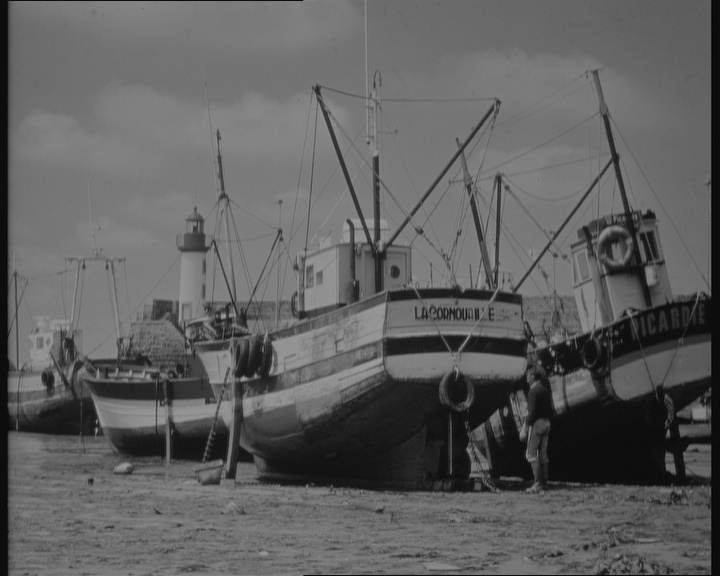
#> input picture Python/Ass1/Image1/log_transform/log_transformed.jpg, 720 x 576 px, found by its file name
$ python rgb.py
#> lines starting #> are read from the running program, lines starting #| are printed output that depends on the picture
import cv2
import numpy as np
import matplotlib.pyplot as plt

# Create a 0 to 255 freqMap, where index = intensity level & freq[index] = freq of pixels
def createMap(intMap):
    freqMap = [0]*256
    for row in intMap:
        for val in row:
            freqMap[val] += 1
    return freqMap

# Step 1: Read the image
# image_path = '../assets/ass1/boats.bmp'  # original
image_path = './log_transform/log_transformed.jpg'  # log transformed c =1
# [5 lines of commented-out code are left out]

image = cv2.imread(image_path)
#> image is the input picture: shape (576, 720, 3); min 3, max 159, mean 95.4
print(image.shape)
#| (576, 720, 3)

# Convert the image from BGR to RGB
image_rgb = cv2.cvtColor(image, cv2.COLOR_BGR2RGB)
red_channel = image_rgb[:, :, 0]  # Red channel (0 for Red in RGB image)
green_channel = image_rgb[:, :, 1]  # Green channel (1 for Green in RGB image)
blue_channel = image_rgb[:, :, 2]  # Blue channel (2 for Blue in RGB image)

r_hist = createMap(red_channel)
#> after the loop in createMap, `for row in intMap:`: freqMap = 256 values, max 12918 at index 122, min 0 at index 0, mean 1620
#> r_hist has the same summary as freqMap in createMap
g_hist = createMap(green_channel)
#> g_hist has the same summary as freqMap in createMap
b_hist = createMap(blue_channel)
#> b_hist has the same summary as freqMap in createMap

# Create a figure with subplots
fig, axs = plt.subplots(2, 3, figsize=(14, 10))

# Display the RGB image
# axs[0, 0].imshow(image_rgb)
# axs[0, 0].set_title("RGB Image")
# axs[0, 0].axis('off')

# Plot the histograms as bars
axs[1,0].bar(range(256), r_hist, color='red', alpha=0.6, label='Red Channel')
axs[1, 1].bar(range(256), g_hist, color='green', alpha=0.6, label='Green Channel')
axs[1, 2].bar(range(256), b_hist, color='blue', alpha=0.6, label='Blue Channel')

# red channel
# axs[0, 1].set_title("RGB Histogram")
# axs[0, 1].set_xlabel("Pixel Intensity")
axs[1,0].set_ylabel("Frequency")
axs[1,0].legend()
axs[1,0].grid()

# green channel
# axs[1, 0].set_title("RGB Histogram")
# axs[1, 0].set_xlabel("Pixel Intensity")
axs[1,1].set_ylabel("Frequency")
axs[1,1].legend()
axs[1,1].grid()

# green channel
axs[1,2].set_title("RGB Histogram")
# axs[1,2].set_xlabel("Pixel Intensity")
axs[1,2].set_ylabel("Frequency")
axs[1,2].legend()
axs[1,2].grid()

# Display the Red channel
axs[0,0].imshow(red_channel, cmap='Reds')
axs[0,0].set_title("Red Channel")
axs[0,0].axis('off')

# Display the Green channel
axs[0,1].imshow(green_channel, cmap='Greens')
axs[0,1].set_title("Green Channel")
axs[0,1].axis('off')

# Display the Blue channel
axs[0,2].imshow(blue_channel, cmap='Blues')
axs[0,2].set_title("Blue Channel")
axs[0,2].axis('off')

plt.tight_layout()
plt.show()
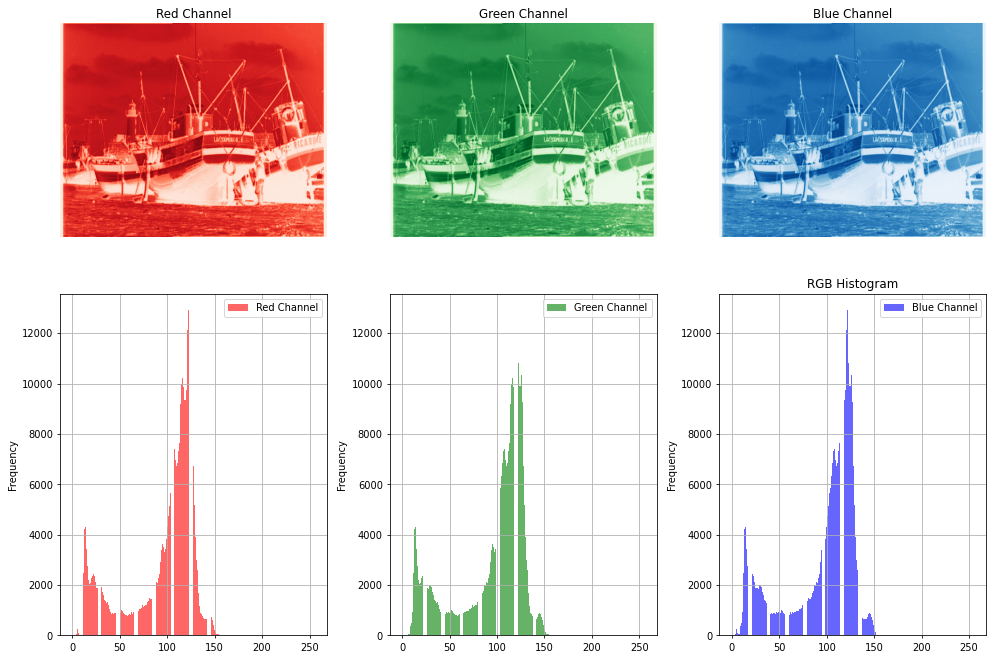
#> figure drawn by matplotlib, 6 panels; panel 4: tallest bar 12918 high, from x = 121.6 to 122.4; panel 5: tallest bar 12918 high, from x = 121.6 to 122.4; panel 6: tallest bar 12918 high, from x = 121.6 to 122.4
